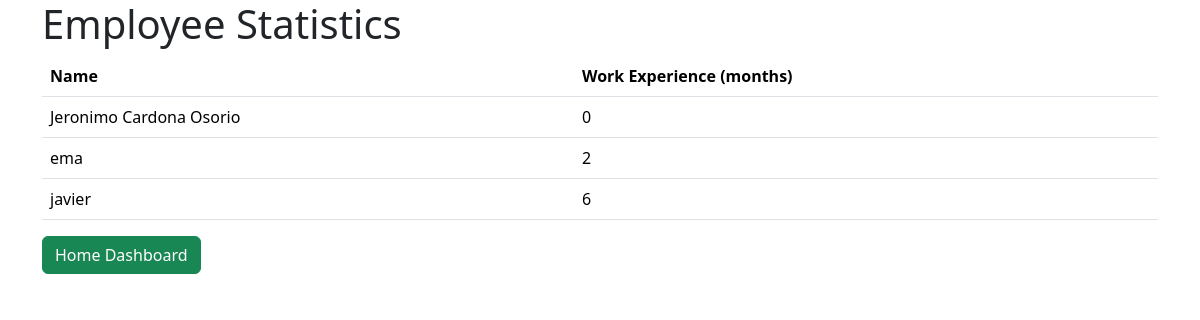
/statistics/, run on an earlier commit of the app's database.
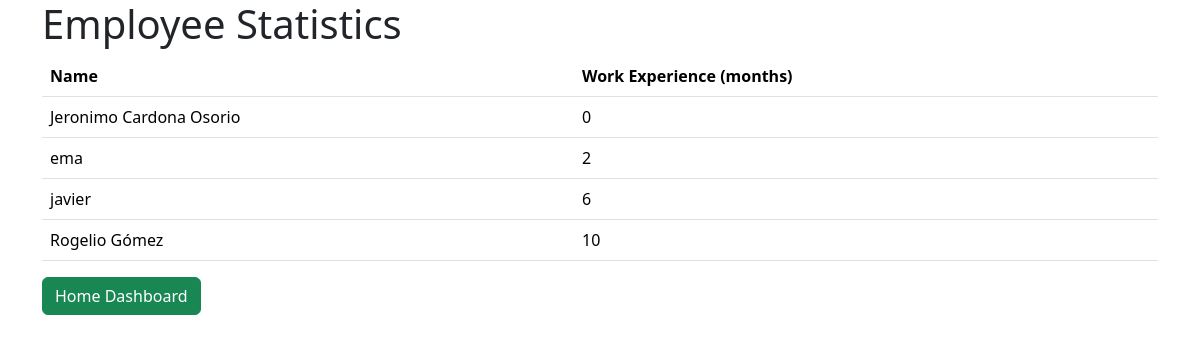
And on a later commit of the database.
### TalentSwapApp/models.py (models this page shows, shortened)
class User(AbstractUser):
    id = models.AutoField(primary_key=True)
    information = models.TextField()

class Employee(User):
    groupsemployee = models.ManyToManyField(
        'auth.Group',
        related_name='employee_groups',
        blank=True,
        verbose_name='groups',
        help_text='The groups this user belongs to. A user will get all permissions granted to each of their groups.',
    )
    employee_permissions = models.ManyToManyField(
        'auth.Permission',
        related_name='employee_user_permissions',
        blank=True,
        verbose_name='user permissions',
        help_text='Specific permissions for this user.',
    )
    work_experience = models.IntegerField(default=0, verbose_name='Experiencia laboral en meses')
    interests = models.TextField()
    employee_name = models.CharField(max_length=255, blank=True, null=True)

### TalentSwapApp/views.py (the view)
# urls.py: path('statistics/', views.statistics, name='statistics'),
def statistics(request):
    employees = Employee.objects.order_by('work_experience')
    return render(request, 'TalentSwapApp/statistics.html', {'employees': employees})

### TalentSwapApp/templates/TalentSwapApp/statistics.html (shortened to what this page needs)
<!DOCTYPE html>
<html lang="en">
<head>
    <link href="https://cdn.jsdelivr.net/npm/bootstrap@5.3.3/dist/css/bootstrap.min.css" rel="stylesheet">
</head>
<body>
    <div class="container">
        <h1>Employee Statistics</h1>
        <table class="table">
            <thead>
                <tr>
                    <th>Name</th>
                    <th>Work Experience (months)</th>
                </tr>
            </thead>
            <tbody>
                {% for employee in employees %}
                    <tr>
                        <td>{{ employee.employee_name }}</td>
                        <td>{{ employee.work_experience }}</td>
                    </tr>
                {% endfor %}
            </tbody>
        </table>
        <p>
            <a href="{% url 'dashboard_employee' %}" class="btn btn-success">Home Dashboard</a>
        </p>
    </div>
</body>
</html>

What changed in the data, as far as the page shows it:
added Employee: employee_name "Rogelio Gómez", work_experience "10"
